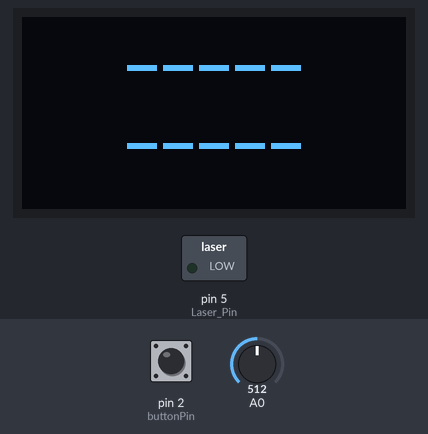
Recording of a sketch running on a simulated Arduino Uno, built with avr-gcc and run on an emulated ATmega328P. Shown: 128×64 one-colour display, switched loads named in the sketch (green lamp = pin HIGH). The inputs (shaded band) are chosen by the test bench; at power-on: pin 2 (buttonPin) LOW, A0 = 512. What the sketch prints to the serial monitor is not drawn.

Above: at 1.5 s.
1.6 s: pin 2 (buttonPin) pulled HIGH for 0.15 s
At 2.6 s:
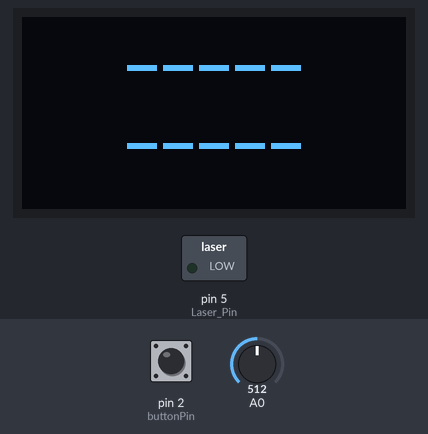
3.3 s: pin 2 (buttonPin) pulled HIGH for 3.2 s
At 4.7 s:
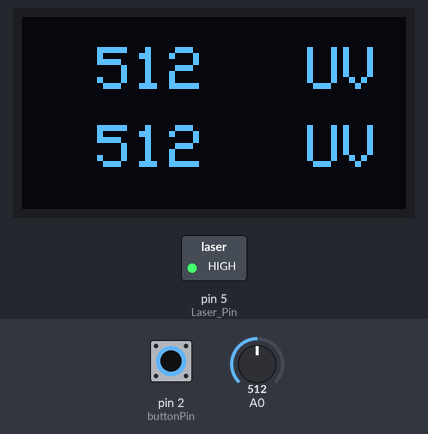
Timing chart, 0 to 8.0 s (numbered marks = the images above; inputs shaded):
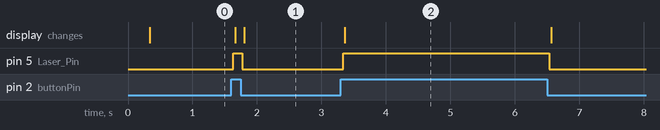

Measured:
- after the input at 1.6 s, pin 5 (Laser_Pin): LOW → HIGH at once, → LOW 0.14 s later; the display: first changes after 0.06 s (image 1 shows a later state)
- after the input at 3.3 s, pin 5 (Laser_Pin): LOW → HIGH at once, → LOW 3.2 s later; the display: changes after 0.06 s (image 2)

The sketch:

uvMeter.ino
```cpp
#include <Wire.h>

#include <Adafruit_SSD1306.h>


#define SCREEN_WIDTH 128 // OLED display width, in pixels
#define SCREEN_HEIGHT 64 // OLED display height, in pixels

const int Laser_Pin=5;  //Laser Pin
int buttonState = 0;
const int buttonPin = 2;     // the number of the pushbutton pin

// Declaration for an SSD1306 display connected to I2C (SDA, SCL pins)
Adafruit_SSD1306 display(SCREEN_WIDTH, SCREEN_HEIGHT, &Wire, -1);


void setup() {
  Serial.begin(9600);


  pinMode(Laser_Pin,OUTPUT);
  pinMode(buttonPin, INPUT);

  if(!display.begin(SSD1306_SWITCHCAPVCC, 0x3C)) { // Address 0x3D for 128x64
    Serial.println(F("SSD1306 allocation failed"));
    for(;;);
  }


  display.clearDisplay();
  display.setRotation(2);
  display.setTextSize(1);
  display.setTextColor(WHITE);
  display.setCursor(0, 35);
  display.println("Initializing...");
  display.display();
  delay(250);
  display.clearDisplay();


}

void loop() {
  int sensorValue = analogRead(A0);
  buttonState = digitalRead(buttonPin);
  Serial.println(buttonState);


  if (buttonState == HIGH) {

    digitalWrite(Laser_Pin, HIGH);

    display.clearDisplay();
    display.setTextSize(2);  //Size 2 means each pixel is 12 width and 16 high
    display.setCursor(25, 10);
    display.print(sensorValue);
    display.setCursor(95, 10);
    display.print("UV");
    display.setTextSize(2);
    display.setCursor(25, 36);
    display.print(sensorValue);
    display.setCursor(95, 36);
    display.print("UV");
    display.display();


  } else {
    // turn LED off:
    digitalWrite(Laser_Pin, LOW);

    display.clearDisplay();
    display.setTextSize(2);  //Size 2 means each pixel is 12 width and 16 high
    display.setCursor(35, 10);
    display.print("-----");
    display.setCursor(105, 10);
    display.print("");
    display.setTextSize(2);
    display.setCursor(35, 36);
    display.print("-----");
    display.setCursor(105, 36);
    display.print("");
    display.display();


  }

  Serial.println();
  delay(20);
}
```
